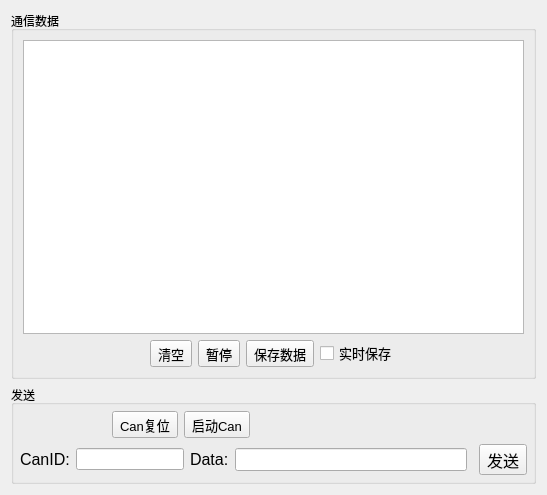
<?xml version="1.0" encoding="UTF-8"?>
<ui version="4.0">
 <class>CanDebugDialog</class>
 <widget class="QDialog" name="CanDebugDialog">
  <property name="geometry">
   <rect>
    <x>0</x>
    <y>0</y>
    <width>547</width>
    <height>495</height>
   </rect>
  </property>
  <property name="windowTitle">
   <string>Dialog</string>
  </property>
  <layout class="QGridLayout" name="gridLayout_2">
   <item row="1" column="0">
    <widget class="QGroupBox" name="groupBox">
     <property name="title">
      <string>发送</string>
     </property>
     <layout class="QGridLayout" name="gridLayout_3">
      <property name="leftMargin">
       <number>6</number>
      </property>
      <property name="topMargin">
       <number>6</number>
      </property>
      <property name="rightMargin">
       <number>6</number>
      </property>
      <property name="bottomMargin">
       <number>6</number>
      </property>
      <item row="1" column="3">
       <widget class="QLineEdit" name="lineEdit_CanData">
        <property name="font">
         <font>
          <pointsize>10</pointsize>
         </font>
        </property>
        <property name="inputMethodHints">
         <set>Qt::ImhNone</set>
        </property>
       </widget>
      </item>
      <item row="1" column="1">
       <widget class="QLineEdit" name="lineEdit_CanID">
        <property name="enabled">
         <bool>true</bool>
        </property>
        <property name="sizePolicy">
         <sizepolicy hsizetype="Fixed" vsizetype="Fixed">
          <horstretch>0</horstretch>
          <verstretch>0</verstretch>
         </sizepolicy>
        </property>
        <property name="minimumSize">
         <size>
          <width>30</width>
          <height>0</height>
         </size>
        </property>
        <property name="font">
         <font>
          <pointsize>9</pointsize>
         </font>
        </property>
        <property name="inputMethodHints">
         <set>Qt::ImhDigitsOnly</set>
        </property>
        <property name="alignment">
         <set>Qt::AlignCenter</set>
        </property>
        <property name="readOnly">
         <bool>true</bool>
        </property>
       </widget>
      </item>
      <item row="1" column="0">
       <widget class="QLabel" name="label_CanID">
        <property name="sizePolicy">
         <sizepolicy hsizetype="Fixed" vsizetype="Preferred">
          <horstretch>0</horstretch>
          <verstretch>0</verstretch>
         </sizepolicy>
        </property>
        <property name="font">
         <font>
          <pointsize>12</pointsize>
         </font>
        </property>
        <property name="text">
         <string>CanID:</string>
        </property>
       </widget>
      </item>
      <item row="1" column="5">
       <widget class="QToolButton" name="toolButton_CanSend">
        <property name="font">
         <font>
          <pointsize>12</pointsize>
         </font>
        </property>
        <property name="text">
         <string>发送</string>
        </property>
       </widget>
      </item>
      <item row="1" column="2">
       <widget class="QLabel" name="label_CanData">
        <property name="sizePolicy">
         <sizepolicy hsizetype="Fixed" vsizetype="Preferred">
          <horstretch>0</horstretch>
          <verstretch>0</verstretch>
         </sizepolicy>
        </property>
        <property name="font">
         <font>
          <pointsize>12</pointsize>
         </font>
        </property>
        <property name="text">
         <string>Data:</string>
        </property>
       </widget>
      </item>
      <item row="0" column="0" colspan="6">
       <layout class="QHBoxLayout" name="horizontalLayout">
        <item>
         <spacer name="horizontalSpacer_4">
          <property name="orientation">
           <enum>Qt::Horizontal</enum>
          </property>
          <property name="sizeHint" stdset="0">
           <size>
            <width>40</width>
            <height>20</height>
           </size>
          </property>
         </spacer>
        </item>
        <item>
         <widget class="QToolButton" name="toolButton_CanReset">
          <property name="font">
           <font>
            <pointsize>10</pointsize>
           </font>
          </property>
          <property name="text">
           <string>Can复位</string>
          </property>
         </widget>
        </item>
        <item>
         <widget class="QToolButton" name="toolButton_CanStart">
          <property name="font">
           <font>
            <pointsize>10</pointsize>
           </font>
          </property>
          <property name="text">
           <string>启动Can</string>
          </property>
         </widget>
        </item>
        <item>
         <spacer name="horizontalSpacer_6">
          <property name="orientation">
           <enum>Qt::Horizontal</enum>
          </property>
          <property name="sizeHint" stdset="0">
           <size>
            <width>40</width>
            <height>20</height>
           </size>
          </property>
         </spacer>
        </item>
        <item>
         <spacer name="horizontalSpacer_5">
          <property name="orientation">
           <enum>Qt::Horizontal</enum>
          </property>
          <property name="sizeHint" stdset="0">
           <size>
            <width>40</width>
            <height>20</height>
           </size>
          </property>
         </spacer>
        </item>
        <item>
         <spacer name="horizontalSpacer_3">
          <property name="orientation">
           <enum>Qt::Horizontal</enum>
          </property>
          <property name="sizeHint" stdset="0">
           <size>
            <width>40</width>
            <height>20</height>
           </size>
          </property>
         </spacer>
        </item>
       </layout>
      </item>
     </layout>
    </widget>
   </item>
   <item row="0" column="0">
    <widget class="QGroupBox" name="groupBox_2">
     <property name="title">
      <string>通信数据</string>
     </property>
     <layout class="QGridLayout" name="gridLayout">
      <item row="1" column="3">
       <widget class="QToolButton" name="toolButton_save">
        <property name="font">
         <font>
          <pointsize>10</pointsize>
         </font>
        </property>
        <property name="text">
         <string>保存数据</string>
        </property>
       </widget>
      </item>
      <item row="1" column="0">
       <spacer name="horizontalSpacer">
        <property name="orientation">
         <enum>Qt::Horizontal</enum>
        </property>
        <property name="sizeHint" stdset="0">
         <size>
          <width>40</width>
          <height>20</height>
         </size>
        </property>
       </spacer>
      </item>
      <item row="1" column="5">
       <spacer name="horizontalSpacer_2">
        <property name="orientation">
         <enum>Qt::Horizontal</enum>
        </property>
        <property name="sizeHint" stdset="0">
         <size>
          <width>40</width>
          <height>20</height>
         </size>
        </property>
       </spacer>
      </item>
      <item row="1" column="2">
       <widget class="QToolButton" name="toolButton_StartStopShow">
        <property name="font">
         <font>
          <pointsize>10</pointsize>
         </font>
        </property>
        <property name="text">
         <string>暂停</string>
        </property>
       </widget>
      </item>
      <item row="0" column="0" colspan="6">
       <widget class="QTableView" name="tableView">
        <attribute name="horizontalHeaderVisible">
         <bool>false</bool>
        </attribute>
        <attribute name="horizontalHeaderStretchLastSection">
         <bool>true</bool>
        </attribute>
       </widget>
      </item>
      <item row="1" column="4">
       <widget class="QCheckBox" name="checkBox_save">
        <property name="font">
         <font>
          <pointsize>10</pointsize>
         </font>
        </property>
        <property name="text">
         <string>实时保存</string>
        </property>
       </widget>
      </item>
      <item row="1" column="1">
       <widget class="QToolButton" name="toolButton_clear">
        <property name="font">
         <font>
          <pointsize>10</pointsize>
         </font>
        </property>
        <property name="text">
         <string>清空</string>
        </property>
       </widget>
      </item>
     </layout>
    </widget>
   </item>
  </layout>
 </widget>
 <resources/>
 <connections/>
</ui>
